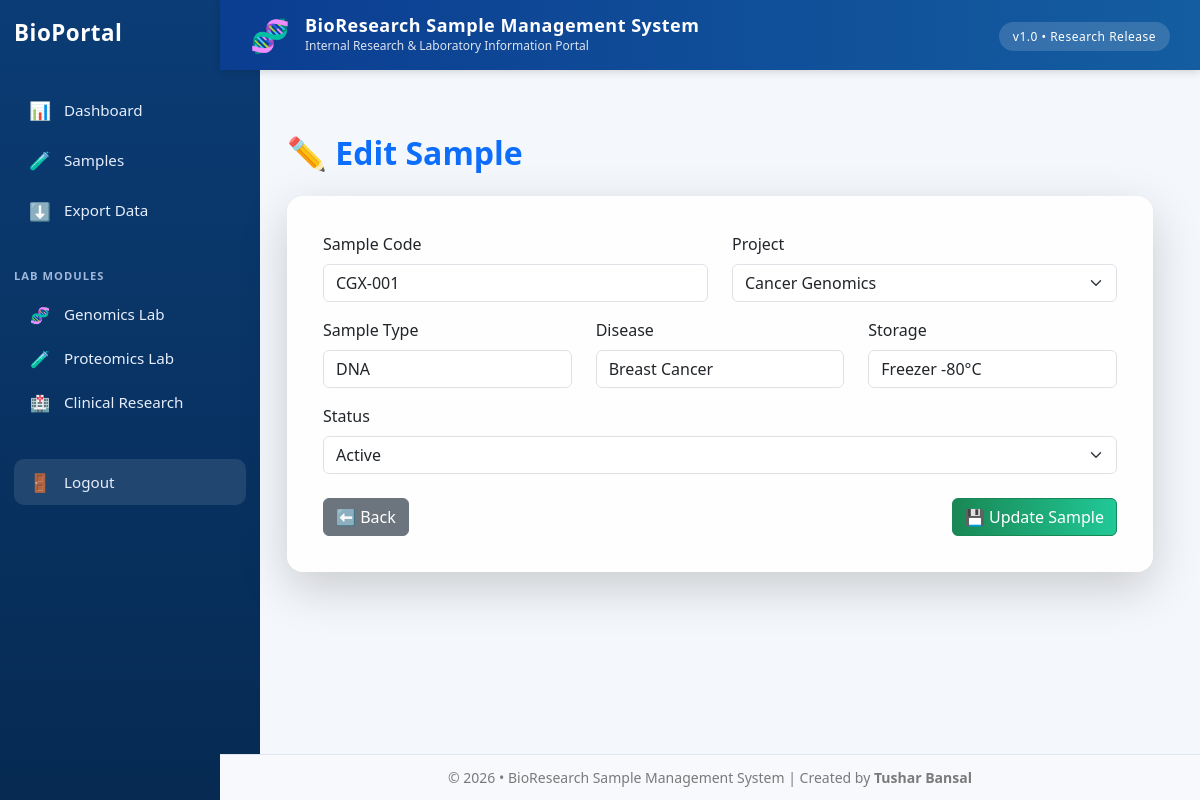
The page /samples/edit/6 (signed in) on the database its author committed.
### app.py (models this page shows)
class Sample(db.Model):
    id = db.Column(db.Integer, primary_key=True)
    sample_code = db.Column(db.String(50))
    sample_type = db.Column(db.String(50))
    disease = db.Column(db.String(100))
    storage = db.Column(db.String(50))
    status = db.Column(db.String(50))
    project_id = db.Column(db.Integer, db.ForeignKey('project.id'))

class Project(db.Model):
    id = db.Column(db.Integer, primary_key=True)
    title = db.Column(db.String(150), nullable=False)
    samples = db.relationship('Sample', backref='project', lazy=True)

### app.py (the view, shortened to what this page needs)
@app.route('/samples/edit/<int:sample_id>', methods=['GET', 'POST'])
@login_required
def edit_sample(sample_id):
    sample = Sample.query.get_or_404(sample_id)
    projects = Project.query.all()
    return render_template('samples/edit_sample.html', sample=sample, projects=projects)

### app.py (called while the page is built)
@login_manager.user_loader
def load_user(user_id):
    return User.query.get(int(user_id))

### templates/samples/edit_sample.html (shortened to what this page needs)
{% extends "layout.html" %}
{% block content %}
<div class="container mt-4">
    <h2 class="fw-bold text-primary mb-4">
        ✏ Edit Sample
    </h2>
    <div class="card shadow-lg border-0 glass">
        <div class="card-body">
            <form method="POST">
                <div class="row mb-3">
                    <div class="col-md-6">
                        <label class="form-label">Sample Code</label>
                        <input type="text" name="sample_code"
                               class="form-control"
                               value="{{ sample.sample_code }}" required>
                    </div>
                    <div class="col-md-6">
                        <label class="form-label">Project</label>
                        <select name="project_id" class="form-select" required>
                            {% for p in projects %}
                            <option value="{{ p.id }}"
                                {% if p.id == sample.project_id %}selected{% endif %}>
                                {{ p.title }}
                            </option>
                            {% endfor %}
                        </select>
                    </div>
                </div>
                <div class="row mb-3">
                    <div class="col-md-4">
                        <label class="form-label">Sample Type</label>
                        <input type="text" name="sample_type"
                               class="form-control"
                               value="{{ sample.sample_type }}">
                    </div>
                    <div class="col-md-4">
                        <label class="form-label">Disease</label>
                        <input type="text" name="disease"
                               class="form-control"
                               value="{{ sample.disease }}">
                    </div>
                    <div class="col-md-4">
                        <label class="form-label">Storage</label>
                        <input type="text" name="storage"
                               class="form-control"
                               value="{{ sample.storage }}">
                    </div>
                </div>
                <div class="mb-4">
                    <label class="form-label">Status</label>
                    <select name="status" class="form-select">
                        <option {% if sample.status == 'Active' %}selected{% endif %}>Active</option>
                    </select>
                </div>
                <div class="d-flex justify-content-between">
                    <a href="{{ url_for('samples') }}" class="btn btn-secondary">
                        ⬅ Back
                    </a>
                    <button type="submit" class="btn btn-success">
                        💾 Update Sample
                    </button>
                </div>
            </form>
        </div>
    </div>
</div>
{% endblock %}

### static/css/style.css (style rules this page uses)
:root { --primary: #0b5ed7; --secondary: #198754; --accent: #6f42c1; --bg-main: #f4f7fb; --glass-bg: rgba(255, 255, 255, 0.75); --text-dark: #0f172a; --text-muted: #64748b; --border-soft: rgba(0,0,0,0.08); }
body { background: linear-gradient(120deg, #eef2ff, #f8fafc); font-family: 'Inter', 'Segoe UI', sans-serif; color: var(--text-dark); }
.container { max-width: 1200px; }
.card { background: var(--glass-bg); backdrop-filter: blur(12px); border-radius: 18px; border: 1px solid var(--border-soft); box-shadow: 0 10px 30px rgba(0,0,0,0.08); transition: transform 0.25s ease, box-shadow 0.25s ease; }
.form-control, .form-select { border-radius: 12px; padding: 10px 14px; border: 1px solid var(--border-soft); }
.btn { border-radius: 12px; font-weight: 600; padding: 10px 18px; }
.btn-success { background: linear-gradient(90deg, #198754, #20c997); border: none; }
.card { background: white; border-radius: 14px; border: 1px solid rgba(0,0,0,0.06); box-shadow: 0 6px 18px rgba(0,0,0,0.06); }
.glass { background: rgba(255, 255, 255, 0.85); backdrop-filter: blur(12px); border-radius: 16px; box-shadow: 0 8px 24px rgba(0, 0, 0, 0.12); padding: 20px; transition: transform 0.2s, box-shadow 0.2s; }

### templates/samples/edit_sample.html (style rules this page uses)
.glass { background: rgba(255,255,255,0.85); backdrop-filter: blur(10px); border-radius: 16px; }

### rows shown on the page
Sample: sample_code "CGX-001", project_id "Cancer Genomics", sample_type "DNA", disease "Breast Cancer", storage "Freezer -80°C", status "Active"
